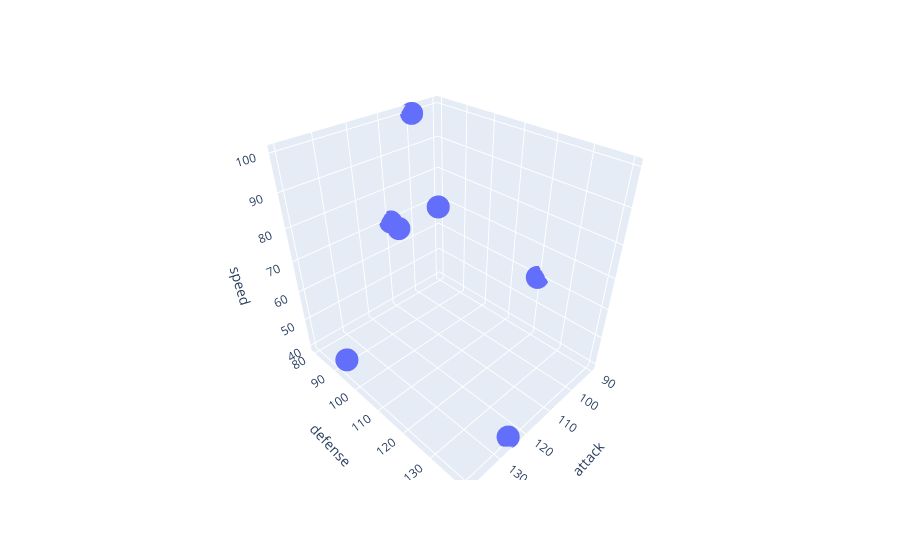

Notebook source saved alongside this figure:
### Code cell
fig = px.scatter_3d(test_pondered, x='attack', y='defense', z='speed')
fig.show()

### Figure 1 — Plotly figure (JSON) as saved in the notebook; plotly's stock layout.template omitted (floating-point values rounded to 4 significant figures)
{"data": [{"hovertemplate": "attack=%{x}<br>defense=%{y}<br>speed=%{z}<extra></extra>", "legendgroup": "", "marker": {"color": "#636efa", "symbol": "circle"}, "mode": "markers", "name": "", "scene": "scene", "showlegend": false, "type": "scatter3d", "x": [110, 115, 125, 90, 100, 100, 140], "y": [80, 90, 140, 120, 90, 80, 95], "z": [70, 74, 40, 60, 75, 100, 45]}], "layout": {"legend": {"tracegroupgap": 0}, "margin": {"t": 60}, "scene": {"domain": {"x": [0, 1], "y": [0, 1]}, "xaxis": {"title": {"text": "attack"}}, "yaxis": {"title": {"text": "defense"}}, "zaxis": {"title": {"text": "speed"}}}}}
